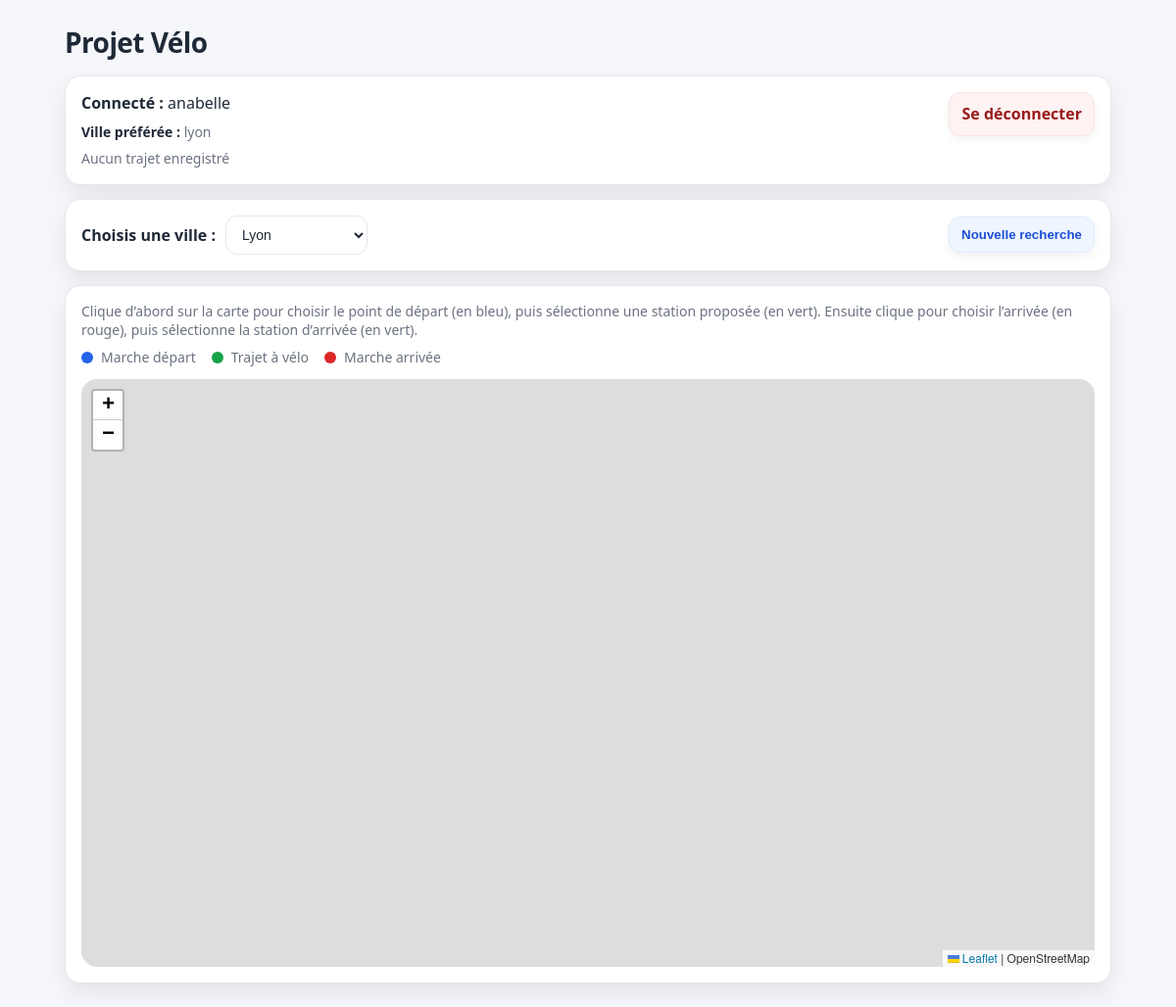
/ (signed in), run on an earlier commit of the app's database.
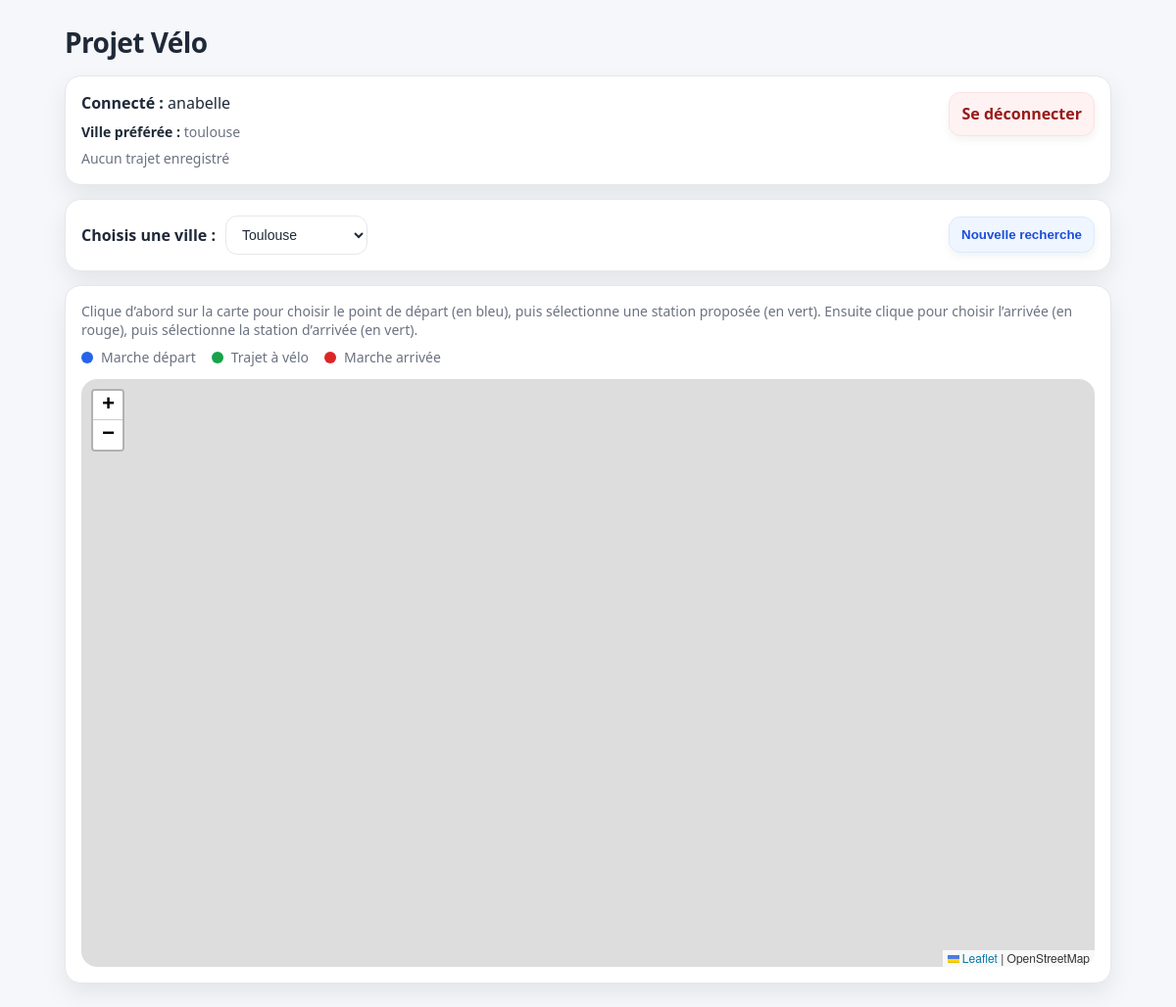
And on a later commit of the database.
### app.py (models this page shows)
class User(UserMixin, db.Model):
    id = db.Column(db.Integer, primary_key=True)
    username = db.Column(db.String(250), unique=True, nullable=False)
    password = db.Column(db.String(250), nullable=False)
    preferedcity = db.Column(db.String(250), nullable=True)
    lastitinerary = db.Column(db.Text, nullable=True)

### app.py (the view)
@app.route("/")
def index():
    return render_template("index.html")

### app.py (called while the page is built)
@login_manager.user_loader
def loader_user(user_id):
    return db.session.get(User, int(user_id))

### templates/index.html (shortened to what this page needs)
<!DOCTYPE html>
<html lang="fr">
<head>
    <link rel="stylesheet" href="https://unpkg.com/leaflet/dist/leaflet.css" />
</head>
<body>
<div class="container">
    <div class="header">
        <div>
            <h1 class="title">Projet Vélo</h1>
        </div>
    </div>
    {% if not current_user.is_authenticated %}
    <div class="auth-wrapper">
        <div class="card">
            <h2 style="margin-top:0;">Bienvenue</h2>
            <p class="help-text" style="margin-bottom:0;">
                Connecte-toi ou crée un compte pour accéder à la carte de vélos !!
            </p>
        </div>
        <div class="auth-grid">
            <div class="card auth-box">
                <h2>Se connecter</h2>
                <form method="POST" action="/login">
                    <input type="text" name="username" placeholder="Nom d'utilisateur" required>
                    <input type="password" name="password" placeholder="Mot de passe" required>
                    <button type="submit" class="btn-primary">Connexion</button>
                </form>
            </div>
            <div class="card auth-box">
                <h2>Créer un compte</h2>
                <form method="POST" action="/register">
                    <input type="text" name="username" placeholder="Nom d'utilisateur" required>
                    <input type="password" name="password" placeholder="Mot de passe" required>
                    <button type="submit" class="btn-success">Créer le compte</button>
                </form>
            </div>
        </div>
    </div>
    {% else %}
    <div class="card">
        <div class="user-top">
            <div class="user-infos">
                <div><strong>Connecté :</strong> {{ current_user.username }}</div>
                <div class="info-line">
                    <strong>Ville préférée :</strong>
                    {{ current_user.preferedcity if current_user.preferedcity else "Aucune" }}
                </div>
                <div class="info-line">
                    {% if current_user.lastitinerary %}
                        <button type="button" id="btnLastTrip" class="link-btn btn-success">
                            Charger le dernier trajet
                        </button>
                    {% else %}
                        Aucun trajet enregistré
                    {% endif %}
                </div>
            </div>
            <div class="btns">
                <a href="/logout" class="link-btn btn-logout">Se déconnecter</a>
            </div>
        </div>
    </div>
    <div class="card controls">
        <div style="display:flex; flex-wrap:wrap; align-items:center; gap:10px;">
            <label for="villeSelect">Choisis une ville :</label>
            <select id="villeSelect">
                <option value="lyon" {% if current_user.preferedcity == "lyon" %}selected{% endif %}>Lyon</option>
                <option value="toulouse" {% if current_user.preferedcity == "toulouse" %}selected{% endif %}>Toulouse</option>
            </select>
        </div>
        <div class="btns">
            <button id="btnReset" class="btn-primary">Nouvelle recherche</button>
        </div>
    </div>
    <div class="card">
        <p class="help-text">
            Clique d’abord sur la carte pour choisir le point de départ (en bleu), puis sélectionne une station proposée (en vert). Ensuite clique pour choisir l’arrivée (en rouge), puis sélectionne la station d’arrivée (en vert).
        </p>
        <div class="legend">
            <div class="legend-item"><span class="dot dot-blue"></span> Marche départ</div>
            <div class="legend-item"><span class="dot dot-green"></span> Trajet à vélo</div>
            <div class="legend-item"><span class="dot dot-red"></span> Marche arrivée</div>
        </div>
        <div id="map"></div>
    </div>
    {% endif %}
</div>
</body>
</html>

### templates/index.html (style rules this page uses)
:root { --bg:#f6f7fb; --card:#ffffff; --text:#1f2937; --muted:#6b7280; --border:#e5e7eb; --shadow:0 10px 25px rgba(0,0,0,.08); --radius:16px; --green:#16a34a; --red:#dc2626; --blue:#2563eb; }
* { box-sizing:border-box; }
body { margin:0; font-family:system-ui, -apple-system, Segoe UI, Roboto, Arial, sans-serif; color:var(--text); background:var(--bg); line-height:1.4; }
.container { max-width:1100px; margin:24px auto; padding:0 16px; }
.header { display:flex; align-items:flex-start; justify-content:space-between; gap:12px; margin-bottom:14px; }
.title { margin:0; font-size:28px; letter-spacing:-0.02em; }
.card { background:var(--card); border:1px solid var(--border); border-radius:var(--radius); box-shadow:var(--shadow); padding:16px; margin-bottom:14px; }
.controls { display:flex; flex-wrap:wrap; align-items:center; justify-content:space-between; gap:12px; }
.btns { display:flex; gap:10px; flex-wrap:wrap; }
button, .link-btn { border:1px solid var(--border); background:#fff; padding:10px 12px; border-radius:12px; cursor:pointer; font-weight:600; color:var(--text); box-shadow:0 4px 10px rgba(0,0,0,.05); transition:transform .05s ease, filter .15s ease; text-decoration:none; display:inline-flex; align-items:center; justify-content:center; }
.btn-primary { border-color:#dbeafe; background:#eff6ff; color:#1d4ed8; }
.btn-logout { border-color:#fee2e2; background:#fef2f2; color:#991b1b; }
select, input { border:1px solid var(--border); border-radius:12px; padding:10px 12px; font-size:14px; background:#fff; color:var(--text); }
label { font-weight:600; }
#map { height:75vh; min-height:500px; width:100%; border-radius:var(--radius); overflow:hidden; margin-top:12px; }
.user-top { display:flex; flex-wrap:wrap; justify-content:space-between; align-items:flex-start; gap:12px; }
.user-infos { display:grid; gap:8px; }
.info-line { color:var(--muted); font-size:14px; }
.info-line strong { color:var(--text); }
.legend { display:flex; flex-wrap:wrap; gap:10px 16px; font-size:14px; color:var(--muted); margin-top:8px; }
.legend-item { display:flex; align-items:center; gap:8px; }
.dot { width:12px; height:12px; border-radius:999px; display:inline-block; }
.dot-blue { background:var(--blue); }
.dot-green { background:var(--green); }
.dot-red { background:var(--red); }
.help-text { font-size:14px; color:var(--muted); margin:0; }

What changed in the data, as far as the page shows it:
changed User "anabelle": preferedcity "lyon" → "toulouse"; preferedcity "Lyon" → "Toulouse"
